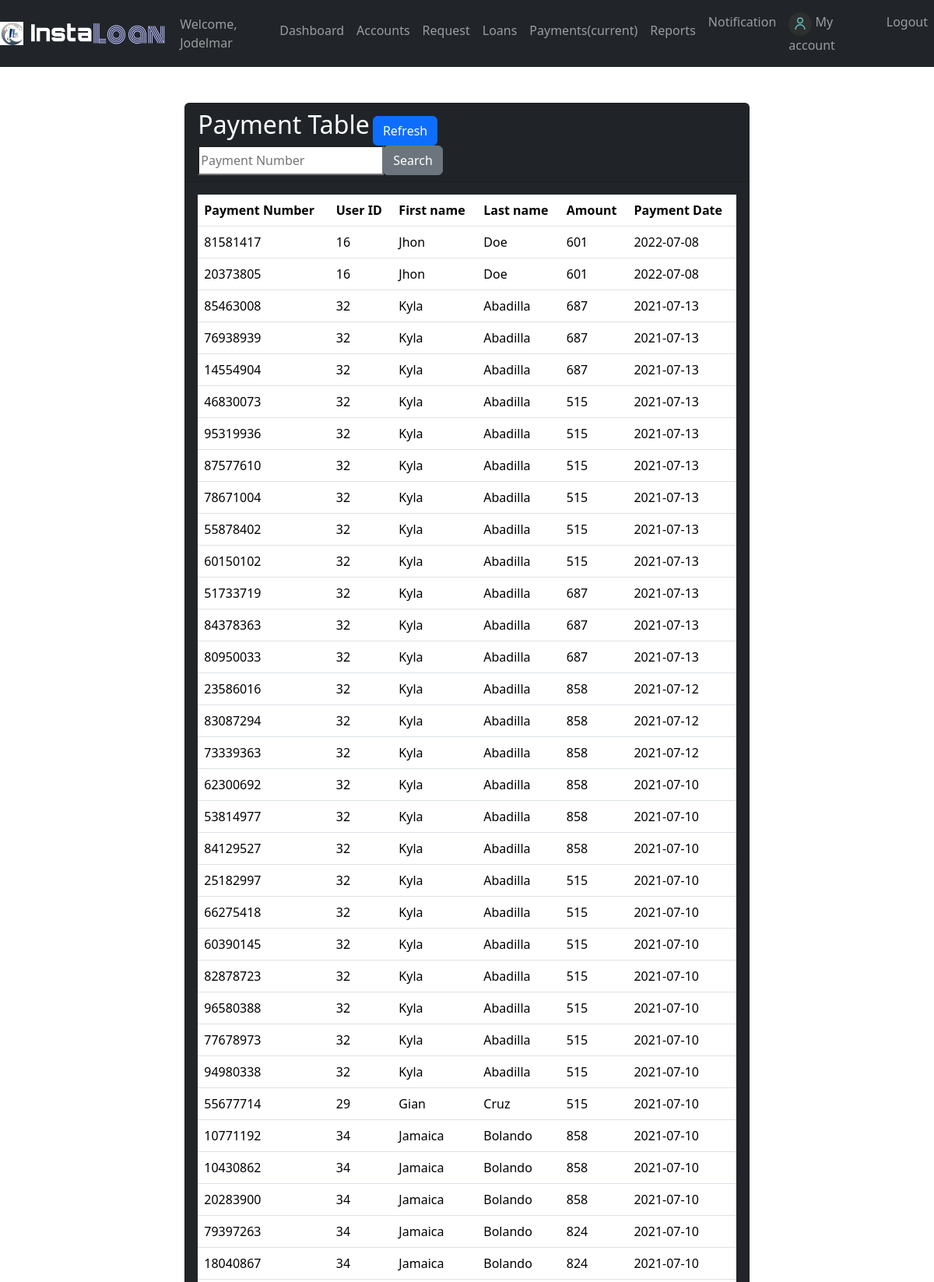
Page /Admin/payment.php (signed in, upper part) on the committed database.
### tables this page shows
CREATE TABLE `users` (
  `user_id` int(100) NOT NULL,
  `first_name` varchar(32) NOT NULL,
  `last_name` varchar(32) NOT NULL,
  `sex` varchar(6) NOT NULL,
  `contact_number` varchar(11) NOT NULL,
  `email` varchar(30) DEFAULT NULL,
  `birthdate` date DEFAULT NULL,
  `address` varchar(100) DEFAULT NULL,
  `username` varchar(32) NOT NULL,
  `password` varchar(32) NOT NULL,
  `acct_type` varchar(10) NOT NULL DEFAULT 'User'
);

CREATE TABLE `payment` (
  `payment_id` int(100) NOT NULL,
  `payment_number` int(100) NOT NULL,
  `user_id` int(100) NOT NULL,
  `amount` int(100) NOT NULL,
  `payment_date` date DEFAULT current_timestamp()
);

### Admin/payment.php (the view, shortened to what this page needs)
<?php
    include("../config.php");
    $user_check=$_SESSION['user'];
    $sql="SELECT * FROM users WHERE username='$user_check'";
    $stmt=$conn->query($sql);
    $row=$stmt->fetch(PDO::FETCH_ASSOC);
    $login_user=$row['first_name'];
 ?>
<!DOCTYPE html>
<html lang="en">
<head>
	<link rel="stylesheet" href="../bootstrap/css/bootstrap.css">
	<link rel="stylesheet" href="../Lending App/bootstrap/css/bootstrap.min.css">
    <link rel="stylesheet" href="../styles.css">
</head>
<body>
	<nav class="navbar navbar-expand-lg navbar-dark bg-dark">
		<a class="navbar-brand" href="#">
            <img src="../img/logo.png" width="30" height="30" class="d-inline-block align-top" alt="">
			<img src="../img/logo1.png" width="180" height="30" class="d-inline-block align-top" alt="">
        </a>
		<div class="collapse navbar-collapse" id="navbarSupportedContent">
			<ul class="navbar-nav mr-auto">
                <li class="nav-item">
					<span class="navbar-text">Welcome, <?php echo $login_user ?></span>
				</li>
                <li class="nav-item">
					<a class="nav-link" href="dashboard.php">Dashboard</a>
				</li>
				<li class="nav-item">
					<a class="nav-link" href="adminview.php">Accounts</a>
				</li>
				<li class="nav-item">
					<a class="nav-link" href="request.php">Request</a>
				</li>
                <li class="nav-item">
					<a class="nav-link" href="loans.php">Loans</a>
				</li>
                <li class="nav-item active">
					<a class="nav-link" href="payment.php">Payments<span class="sr-only">(current)</span></a>
				</li>
                <li class="nav-item">
					<a class="nav-link" href="reports.php">Reports</a>
				</li>
			</ul>
            <?php
                $sql="SELECT * FROM notification WHERE receiver='Admin' AND status='unread'";
                $stmt=$conn->query($sql);
                $num=$stmt->rowCount();
            ?>
			<ul class="navbar-nav ml-auto">
                <li class="nav-item">
                    <a class="nav-link" href="../notification.php">Notification <?php if($num>0) echo "<span class='badge badge-danger'>$num</span>" ?></a>
                </li>
                <li class="nav-item">
					<a class="nav-link" href="../profile.php">
                        <img src="../img/user.png" width="30" height="30" class="d-inline-block align-top" alt="">
                        My account
                    </a>
				</li>
				<li class="nav-item">
					<a class="nav-link btn btn-info btn-md" href="../logout.php">Logout</a>
				</li>
			</ul>
		</div>
	</nav>
    <main class="container pt-3">
        <div class="card card-loan text-white bg-dark mx-auto">
            <div class="card-header">
                <h2 class="d-inline">Payment Table</h2>
                <form action="" method="GET" class="d-inline">
                    <button class="btn btn-primary" name="btnRefresh" onclick="document.getElementById('search').value=''">Refresh</button>
                    <div class="form-group float-right">
                        <div class="input-group">
                            <input type="number" class="lnumber" name="search" id="search" placeholder="Payment Number" value="<?php echo htmlentities(isset($_GET['search'])?$_GET['search']:''); ?>">
                            <div class="input-group-append">
                                <button class="btn btn-secondary" name="btnSearch">Search</button>
                            </div>
                        </div>
                    </div>
                </form>
            </div>
            <div class="card-body">
                <table class="table table-hover table-responsive">
                    <thead>
                        <tr>
                            <th>Payment Number</th>
                            <th>User ID</th>
                            <th>First name</th>
                            <th>Last name</th>
                            <th>Amount</th>
                            <th>Payment Date</th>
                        </tr>
                    </thead>
                    <tbody>
                        <?php
                            $sql="SELECT * FROM payment ORDER BY payment_id DESC";
                            if(isset($_GET['btnSearch'])&&$_GET['search']!=""){
                                $val=$_GET['search'];
                                $sql="SELECT * FROM payment WHERE payment_number=$val";
                            }else{
                                $sql="SELECT * FROM payment ORDER BY payment_id DESC";
                            }
                            $stmt=$conn->query($sql);
                            while($row=$stmt->fetch(PDO::FETCH_ASSOC)){
                        ?>
                        <tr>
                            <?php
                                $id=$row['user_id'];
                                $sql="SELECT * FROM users WHERE user_id=$id";
                                $stmt2=$conn->query($sql);
                                $temp=$stmt2->fetch(PDO::FETCH_ASSOC);
                            ?>
                            <td><?php echo $row['payment_number']; ?></td>
                            <td><?php echo $row['user_id']; ?></td>
                            <td><?php echo $temp['first_name']; ?></td>
                            <td><?php echo $temp['last_name']; ?></td>
                            <td><?php echo number_format($row['amount']); ?></td>
                            <td><?php echo $row['payment_date']; ?></td>
                        </tr>
                        <?php } ?>
                    </tbody>
                </table>
            </div>
        </div>
    </main>
</body>
</html>

### styles.css (style rules this page uses)
.card-loan { max-width: 100%; }
@media all and (min-width: 1200px) { .card-loan { max-width: 80%; } }
body .container { margin-top: 30px; }

### Admin/payment.php (style rules this page uses)
.card-loan { width: 100%; }
@media all and (min-width: 1200px) { .card-loan { width: 65%; } }

### rows in the picture
users: first_name "Jodelmar"
payment: payment_number "81581417", user "16", user.first_name "Jhon", user.last_name "Doe", amount "601", payment_date "2022-07-08"
payment: payment_number "20373805", user "16", user.first_name "Jhon", user.last_name "Doe", amount "601", payment_date "2022-07-08"
payment: payment_number "85463008", user "32", user.first_name "Kyla", user.last_name "Abadilla", amount "687", payment_date "2021-07-13"
payment: payment_number "76938939", user "32", user.first_name "Kyla", user.last_name "Abadilla", amount "687", payment_date "2021-07-13"
payment: payment_number "14554904", user "32", user.first_name "Kyla", user.last_name "Abadilla", amount "687", payment_date "2021-07-13"
payment: payment_number "46830073", user "32", user.first_name "Kyla", user.last_name "Abadilla", amount "515", payment_date "2021-07-13"
payment: payment_number "95319936", user "32", user.first_name "Kyla", user.last_name "Abadilla", amount "515", payment_date "2021-07-13"
payment: payment_number "87577610", user "32", user.first_name "Kyla", user.last_name "Abadilla", amount "515", payment_date "2021-07-13"
payment: payment_number "78671004", user "32", user.first_name "Kyla", user.last_name "Abadilla", amount "515", payment_date "2021-07-13"
payment: payment_number "55878402", user "32", user.first_name "Kyla", user.last_name "Abadilla", amount "515", payment_date "2021-07-13"
payment: payment_number "60150102", user "32", user.first_name "Kyla", user.last_name "Abadilla", amount "515", payment_date "2021-07-13"
payment: payment_number "51733719", user "32", user.first_name "Kyla", user.last_name "Abadilla", amount "687", payment_date "2021-07-13"
payment: payment_number "84378363", user "32", user.first_name "Kyla", user.last_name "Abadilla", amount "687", payment_date "2021-07-13"
payment: payment_number "80950033", user "32", user.first_name "Kyla", user.last_name "Abadilla", amount "687", payment_date "2021-07-13"
payment: payment_number "23586016", user "32", user.first_name "Kyla", user.last_name "Abadilla", amount "858", payment_date "2021-07-12"
payment: payment_number "83087294", user "32", user.first_name "Kyla", user.last_name "Abadilla", amount "858", payment_date "2021-07-12"
payment: payment_number "73339363", user "32", user.first_name "Kyla", user.last_name "Abadilla", amount "858", payment_date "2021-07-12"
payment: payment_number "62300692", user "32", user.first_name "Kyla", user.last_name "Abadilla", amount "858", payment_date "2021-07-10"
payment: payment_number "53814977", user "32", user.first_name "Kyla", user.last_name "Abadilla", amount "858", payment_date "2021-07-10"
payment: payment_number "84129527", user "32", user.first_name "Kyla", user.last_name "Abadilla", amount "858", payment_date "2021-07-10"
payment: payment_number "25182997", user "32", user.first_name "Kyla", user.last_name "Abadilla", amount "515", payment_date "2021-07-10"
payment: payment_number "66275418", user "32", user.first_name "Kyla", user.last_name "Abadilla", amount "515", payment_date "2021-07-10"
payment: payment_number "60390145", user "32", user.first_name "Kyla", user.last_name "Abadilla", amount "515", payment_date "2021-07-10"
payment: payment_number "82878723", user "32", user.first_name "Kyla", user.last_name "Abadilla", amount "515", payment_date "2021-07-10"
payment: payment_number "96580388", user "32", user.first_name "Kyla", user.last_name "Abadilla", amount "515", payment_date "2021-07-10"
payment: payment_number "77678973", user "32", user.first_name "Kyla", user.last_name "Abadilla", amount "515", payment_date "2021-07-10"
payment: payment_number "94980338", user "32", user.first_name "Kyla", user.last_name "Abadilla", amount "515", payment_date "2021-07-10"
payment: payment_number "55677714", user "29", user.first_name "Gian", user.last_name "Cruz", amount "515", payment_date "2021-07-10"
payment: payment_number "10771192", user "34", user.first_name "Jamaica", user.last_name "Bolando", amount "858", payment_date "2021-07-10"
payment: payment_number "10430862", user "34", user.first_name "Jamaica", user.last_name "Bolando", amount "858", payment_date "2021-07-10"
payment: payment_number "20283900", user "34", user.first_name "Jamaica", user.last_name "Bolando", amount "858", payment_date "2021-07-10"
payment: payment_number "79397263", user "34", user.first_name "Jamaica", user.last_name "Bolando", amount "824", payment_date "2021-07-10"
payment: payment_number "18040867", user "34", user.first_name "Jamaica", user.last_name "Bolando", amount "824", payment_date "2021-07-10"
